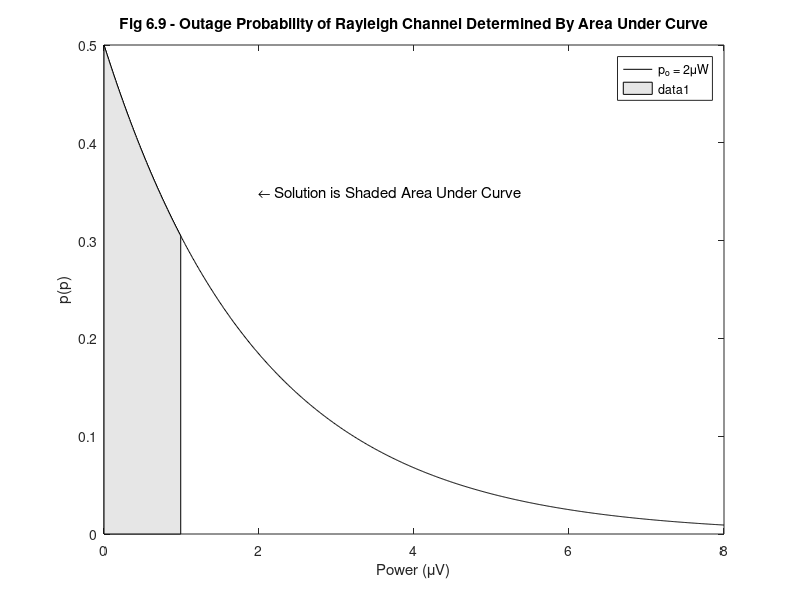

MATLAB code for this plot:
%%%%%%%%%%%%%%%%%%%%%%%%%%%%%%%%%%%%%%%%%%%%%%%%%%%%%%%%%%%%%
%%                                                         %%
%% ******************************************************  %%
%% * Smart Antennas for Wireless Applications w/ Matlab *  %%
%% ******************************************************  %%
%%                                                         %%
%% Chapter 6: Ex 6.3                                       %%
%%                                                         %%
%% Author: Frank Gross                                     %%
%% McGraw-Hill, 2005                                       %%
%% Date:  9/19/2004                                        %%
%%                                                         %%
%% This code creates Fig 6.9 of Ex 6.3, a plot of Rayleigh %%
%%     PDF vs Power to determine outage probability,       %%
%%     defined by the shaded area under the curve.         %%
%%%%%%%%%%%%%%%%%%%%%%%%%%%%%%%%%%%%%%%%%%%%%%%%%%%%%%%%%%%%%      

%%------------------- Define Variables:--------------------%%
% po - Average Power (uW)                                   %
% p - Power (uW)                                            %
%%---------------------------------------------------------%%

%%------------------ Given Values ------------------%%

po = 2;
p = [0:800]/100;

%%-------------- Determine Rayleigh PDF ------------%%

p_p = exp(-p/po)/po;

%%------------------ Plot Results ------------------%%

plot(p,p_p,'k')

title('\bfFig 6.9 - Outage Probability of Rayleigh Channel Determined By Area Under Curve','Fontweight','bold')
xlabel('Power (\muV)')
ylabel('p(p)')

axis([0 8 0 .5])
legend('p_o = 2\muW')

hold on

%%-------- Solution is Area Under the Curve --------%%

rr = [0 p(1:100) p(100)];
pp = [0 p_p(1:100) 0];
fill(rr,pp,[.9 .9 .9])

text(2,0.35,'\leftarrow Solution is Shaded Area Under Curve','FontSize',11)
